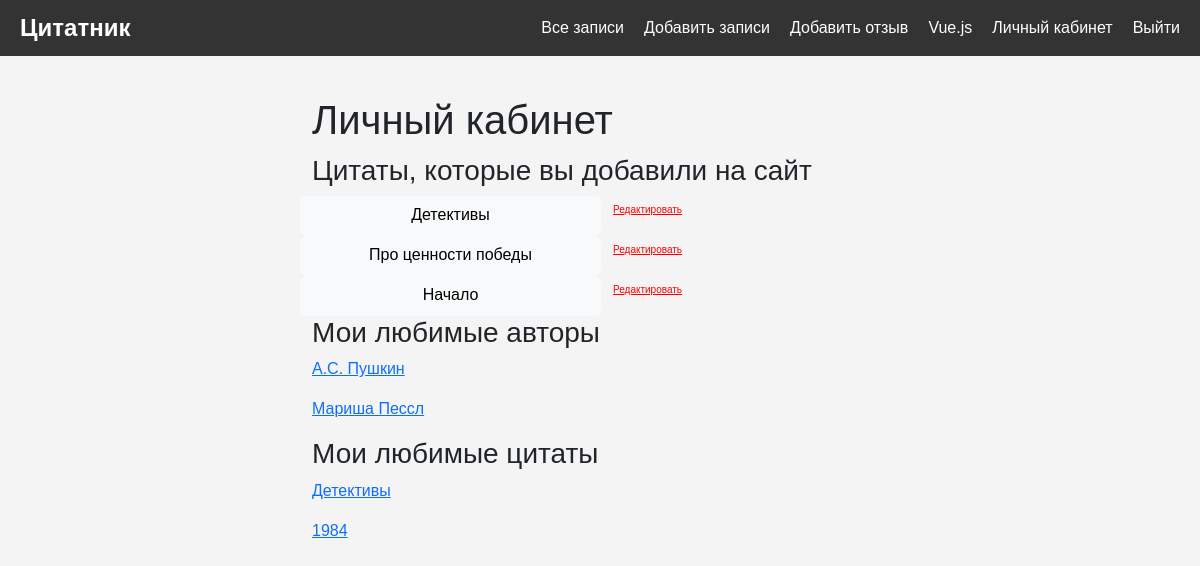
The app's page /users/home (signed in), older data.
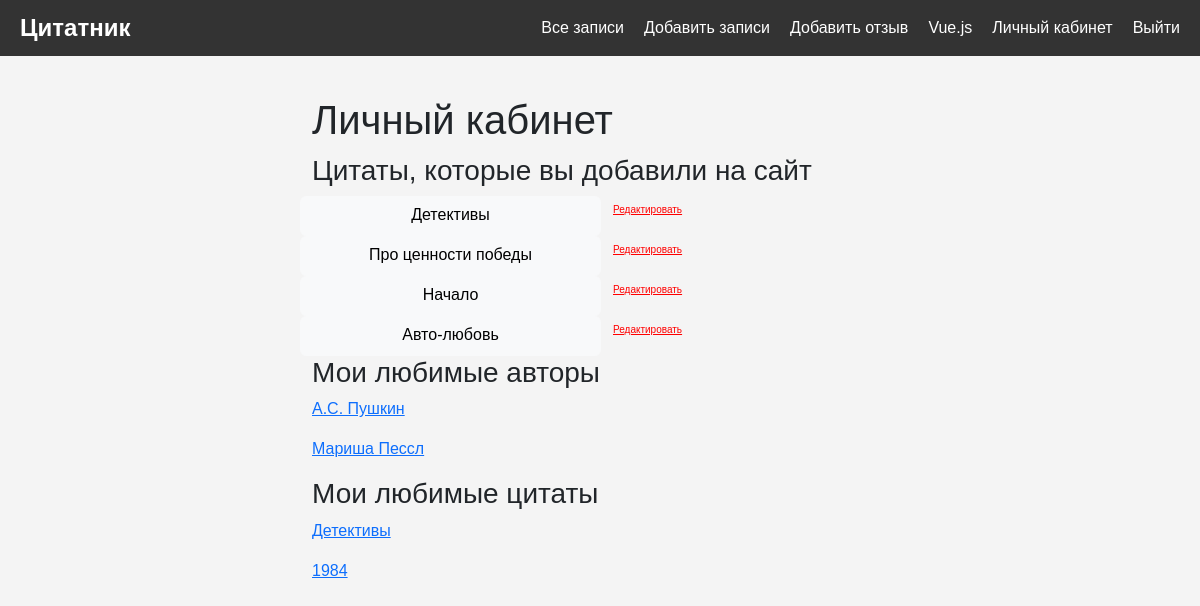
The same page, newer data.
### core/models.py (models this page shows, shortened)
class Note(models.Model):
    class Meta:
        verbose_name = 'Заметка'
        verbose_name_plural = 'Заметки'
    title = models.CharField( max_length=255, null=False )
    text = models.TextField( null=False )
    author = models.ForeignKey(
                               Author,
                               blank=True,
                               null=True,
                               on_delete=models.SET_DEFAULT,
                               related_name='note_author',
                               default='Автор неизвестен',
                               to_field='name'
                               )
    created_date = models.DateTimeField( auto_now_add=True )
    category = models.ForeignKey(
                                 NoteCategory,
                                 blank=True,
                                 null=True,
                                 on_delete=models.SET_DEFAULT,
                                 related_name='category_notes',
                                 default='Разное'
                                 )
    profile = models.ForeignKey(Profile,
                                related_name='profile_notes',
                                on_delete=models.CASCADE)
    def __str__(self):
        return self.title

class Subscription(models.Model):
    profile = models.ForeignKey(Profile, on_delete=models.CASCADE,
                                related_name='profile_followers')
    author = models.ForeignKey(Author, on_delete=models.CASCADE,
                                related_name='profile_following')
    class Meta:
        verbose_name = 'Подписка на мудреца'
        verbose_name_plural = 'Подписки на мудреца'

class Author(models.Model):
    name = models.CharField( max_length=255, unique=True )
    class Meta:
        verbose_name = 'Автор цитат'
        verbose_name_plural = 'Авторы цитат'
    def __str__(self):
        return self.name

class NoteLike(models.Model):
    note = models.ForeignKey(Note, on_delete=models.CASCADE, related_name='note_likes')
    profile = models.ForeignKey(Profile, on_delete=models.CASCADE, related_name='profile_likes')
    created_date = models.DateTimeField(auto_now_add=True)
    class Meta:
        verbose_name = 'Лайк цитаты'
        verbose_name_plural = 'Лайки цитат'

### user/views.py (the view)
# urls.py: 2. Add a URL to urlpatterns:  path('', views.home, name='home')
@login_required
def home(request):
    profile = request.user.profile
    notes = profile.profile_notes.all()
    subscriptions = Subscription.objects.filter(profile=profile)
    noteLikes = NoteLike.objects.filter(profile=profile)
    return render(request, 'user/home.html', {'notes': notes, 'subscriptions':subscriptions,'noteLikes':noteLikes})

### templates/user/home.html
{% extends 'base.html' %}
{% block content %}
<div class="container">
    <div class="col-md-6">
        <h1>Личный кабинет</h1>
        <h3>Цитаты, которые вы добавили на сайт</h3>
        {% for note in notes %}
        <div class="row">
            <a class="col btn btn-light" href="{% url 'note_detail' note.id %}">{{ note.title }}</a>
            <p class ="col"><a style="font-family: Arial; font-size: 10px; color: red;" href="{% url 'note_edit' note.id %}">Редактировать</a></p>
        </div>
        {% endfor %}
        <h3>Мои любимые авторы</h3>
        {% for subscription in subscriptions %}
            <p><a href="{% url 'notes' %}?author={{subscription.author.id}}">{{ subscription.author }}</a></p>
        {% endfor %}
        <h3>Мои любимые цитаты</h3>
        {% for noteLike in noteLikes %}
            <p><a href="{% url 'note_detail' noteLike.note.id %}">{{ noteLike.note }}</a></p>
        {% endfor %}
    </div>
</div>
{% endblock %}

Row changes from the older to the newer data that the page shows:
added Note: title "Авто-любовь"
